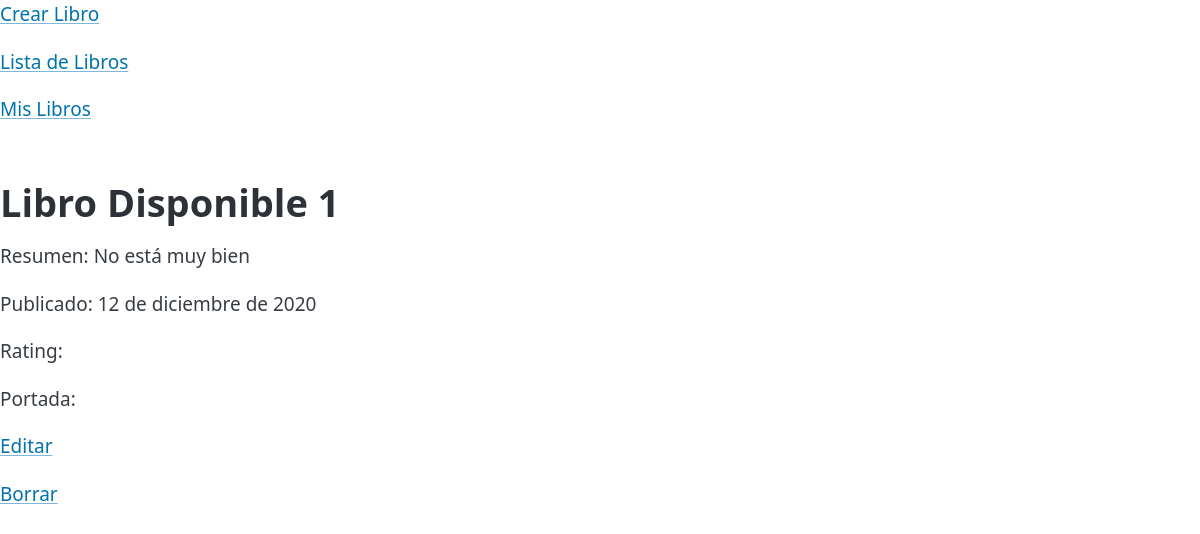
Screenshot of /libros/3/ with the database file from the repository.
### Gestion/models.py (models this page shows)
class Libro(models.Model):
    titulo = models.CharField(max_length=200)
    ISBN = models.CharField(max_length=200)
    portada = models.ImageField(upload_to='portadas/', null=True, blank=True)
    resumen = models.CharField(max_length=500)
    rating = models.CharField(max_length=1)
    disponibilidad = models.CharField(default=True, max_length=20, choices=CHOICES_DISPONIBILIDAD)
    genero = models.CharField(max_length=200)
    fechaPublicacion= models.DateField()

### Gestion/views.py (the view)
# urls.py: path('libros/<int:pk>/', DetailBookView.as_view(), name='detalle_libro'),
class DetailBookView(DetailView):
    model = Libro
    template_name = 'libros/libro_detail.html'
    context_object_name = 'libro'

### Gestion/templates/libros/libro_detail.html (shortened to what this page needs)
<html>
  <head>
    <link
      rel="stylesheet"
      href="https://unpkg.com/@picocss/pico@latest/css/pico.classless.min.css"
      &gt;
    />
  </head>
  <body>
    <p><a href="{% url 'create_libro'%}">Crear Libro</a></p>
    <p><a href="{% url 'listadoLibros' %}">Lista de Libros</a></p>
    <p><a href="{% url 'librosPrestados' %}">Mis Libros</a></p>
    {% block content %}
    <h1>{{ libro.titulo }}</h1>
    <p>Resumen: {{ libro.resumen }}</p>
    <p>Publicado: {{ libro.fechaPublicacion }}</p>
    <p>Rating: {{libro.rating}}</p>
    <p>Portada:</p>
    {% endblock %}
    <p><a href="{% url 'editar_libro' libro.pk %}">Editar</a></p>
    <p><a href="{% url 'borrar_libro' libro.pk %}">Borrar</a></p>
  </body>
</html>

### rows the page displays
Libro: titulo "Libro Disponible 1", resumen "No está muy bien", fechaPublicacion "12 de diciembre de 2020"
